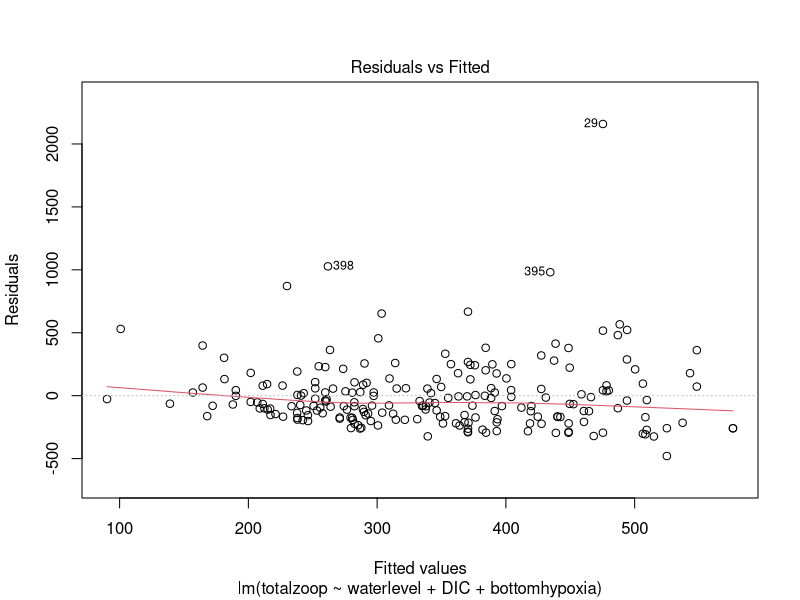
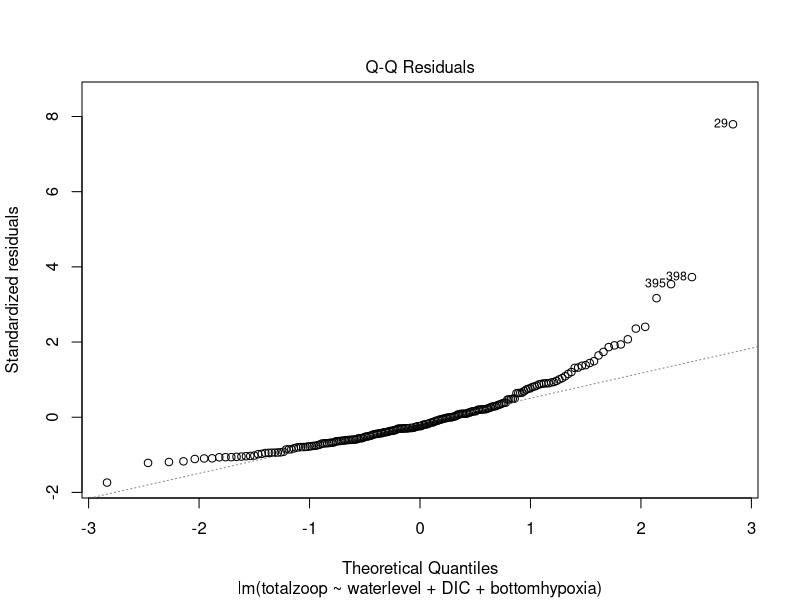
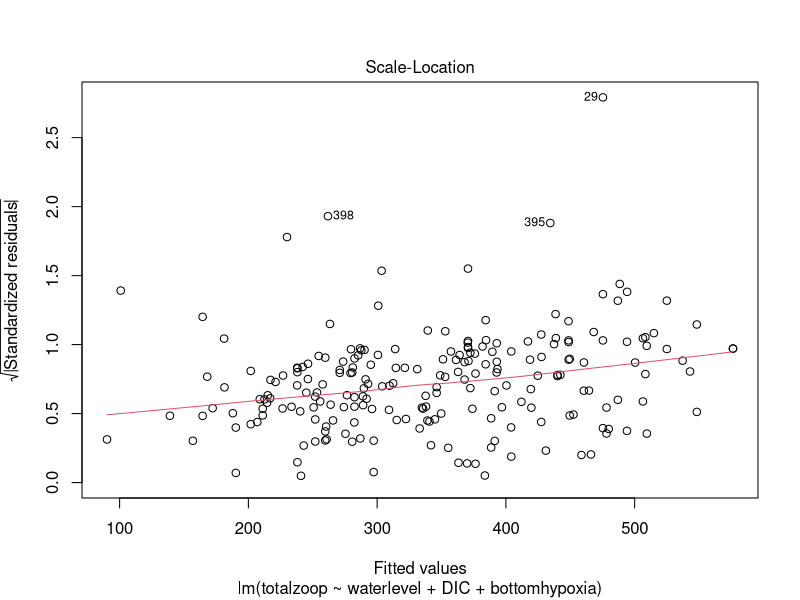
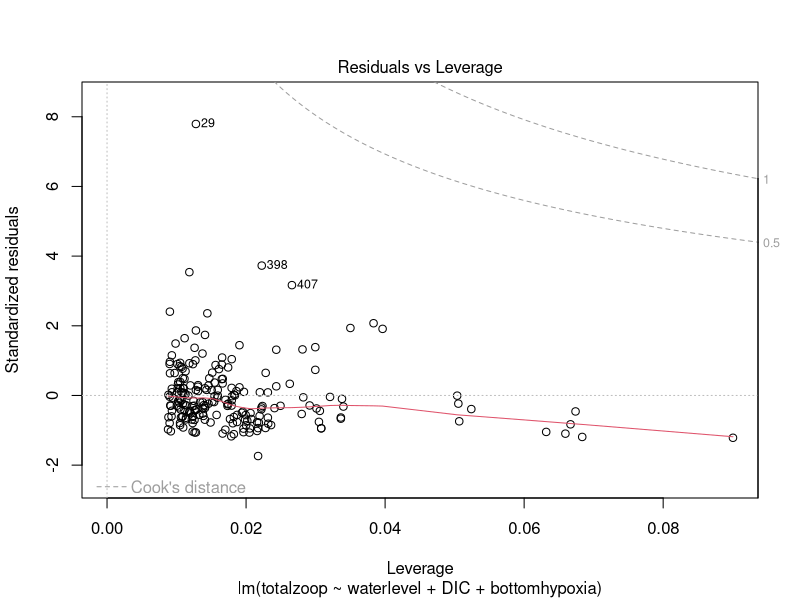
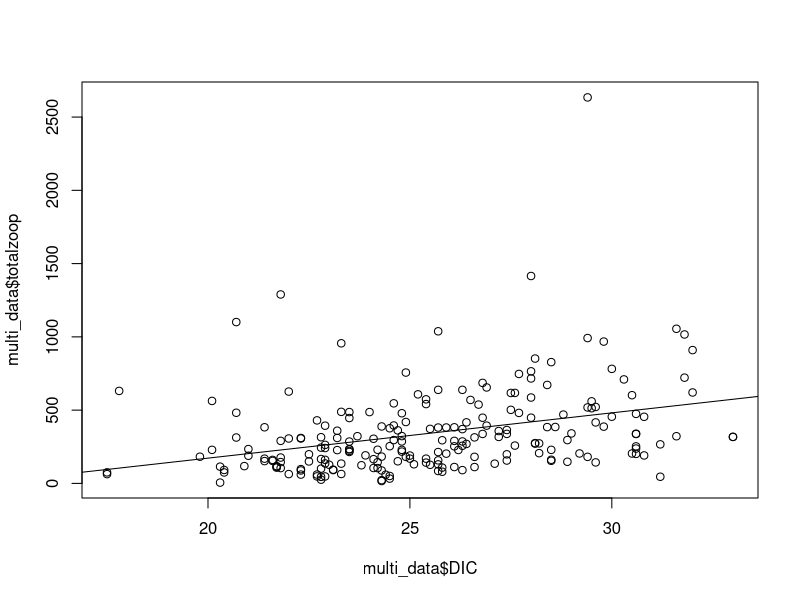
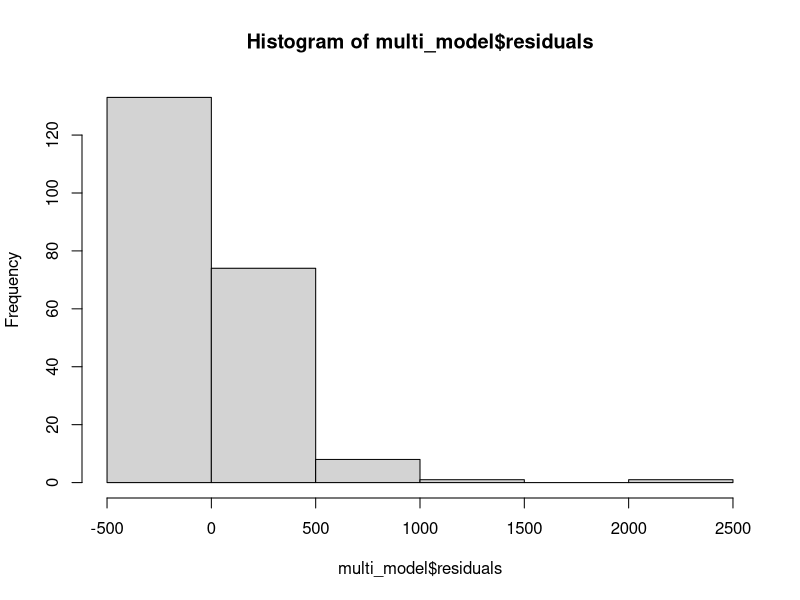

Write R code to recreate these figures, in order.
## ---- chunk 1
knitr::opts_chunk$set(echo = TRUE)
## ---- chunk 2
#Loading Packages
library("readxl")
library("car")
## ---- chunk 3
#Loading Data
#Read the dataset using read_excel()
ham <- read_excel("ind dates flat all parameters Hamilton only FOR Kim.xlsx")
#Select and combine variables of interests 
multi_data<-as.data.frame(cbind(ham$`water level`,ham$DIC_ECCC1m, ham$`bottom hypoxia (Y/N)`,ham$total.zoop))
#Label each column of our new dataset
colnames(multi_data)<-c("waterlevel","DIC","bottomhypoxia","totalzoop")

#remove NAs
multi_data<-na.omit(multi_data)
## ---- chunk 4
table(multi_data$waterlevel)
## ---- chunk 5
table(multi_data$bottomhypoxia)
## ---- chunk 6
class(multi_data$waterlevel)  
## ---- chunk 7
#Set numeric data type
multi_data$waterlevel<-as.numeric(multi_data$waterlevel)
#Let's transfer DIC and total zooplankton columns based on the above line: 
multi_data$DIC<-as.numeric(multi_data$DIC)
multi_data$totalzoop<-as.numeric(multi_data$totalzoop)
#Transform bottom hypoxia variable to 0 and 1 instead of n and y
multi_data$bottomhypoxia <- replace(multi_data$bottomhypoxia, multi_data$bottomhypoxia=="n", 0) 
multi_data$bottomhypoxia <- replace(multi_data$bottomhypoxia, multi_data$bottomhypoxia=="y", 1) 
#Set factor data type
multi_data$bottomhypoxia<-as.factor(multi_data$bottomhypoxia)
## ---- chunk 8
multi_model<-lm(totalzoop~waterlevel+DIC+bottomhypoxia, data=multi_data)
## ---- chunk 9
#Access the diagnosis plots that are auto-generated from the lm() function
#Using plot(model_name): 

## ---- chunk 10
plot(multi_model)
## ---- chunk 11
      plot(multi_data$totalzoop~multi_data$DIC)
      abline(lm(totalzoop~DIC,data=multi_data))
## ---- chunk 12
      hist(multi_model$residuals)
## ---- chunk 13
vif(multi_model)
## ---- chunk 14
summary(multi_model)
